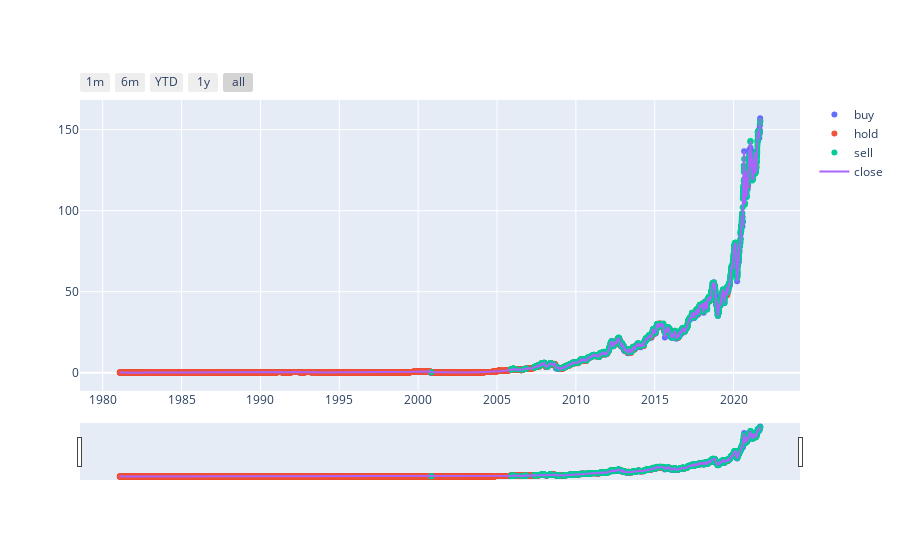

Notebook code cell kept with this figure:
### Markdown cell above
## First lets visualize how the Model places its buys holds and sells

### Code cell
import plotly.express as px
import pandas as pd
import numpy as np
import plotly.graph_objects as go

test_data = ModDataset('/home/felix/MLP_stockdata/yf_AAPL.pkl')
#Prepare for plotting
test_data.data['Date']=test_data.data['Date'].map(lambda x: dt.datetime.strptime(x,'%Y-%m-%dT00:00:00.000000000'))
#Make predictions
pred = model.predict(test_data.data.iloc[::,6:-3].to_numpy())


r=[]
g=[]
b=[]
for i in range(len(pred)):
    decision= get_index(pred[i]) #1Buy 2Hold 3Sell
    if decision==1: r.append([test_data.data['Date'].iloc[i],test_data.data['open'].iloc[i],'#7CFC00'])
    if decision==2: g.append([test_data.data['Date'].iloc[i],test_data.data['open'].iloc[i],'#1E90FF'])
    if decision==3: b.append([test_data.data['Date'].iloc[i],test_data.data['open'].iloc[i],'#DC143C'])
r = np.array(r,dtype=object).transpose()
g = np.array(g,dtype=object).transpose()
b = np.array(b,dtype=object).transpose()



fig = go.Figure()

fig.add_trace(go.Scatter(x=r[0],y=r[1],mode = 'markers',name='buy'))
fig.add_trace(go.Scatter(x=g[0],y=g[1],mode = 'markers',name='hold'))
fig.add_trace(go.Scatter(x=b[0],y=b[1],mode = 'markers',name='sell'))
fig.add_trace(go.Scatter(x=test_data.data['Date'],y=test_data.data['open'],mode = 'lines',name='close'))

fig.update_xaxes(
    rangeslider_visible=True,
    rangeselector=dict(
        buttons=list([
            dict(count=1, label="1m", step="month", stepmode="backward"),
            dict(count=6, label="6m", step="month", stepmode="backward"),
            dict(count=1, label="YTD", step="year", stepmode="todate"),
            dict(count=1, label="1y", step="year", stepmode="backward"),
            dict(step="all")
        ])
    )
)


fig.show()

### Figure 1 — Plotly figure (JSON) as saved in the notebook; plotly's stock layout.template omitted (floating-point values rounded to 4 significant figures; data arrays with more than 128 entries replaced by an {"elided": "..."} marker saying what was removed)
{"data": [{"mode": "markers", "name": "buy", "type": "scatter", "x": {"elided": "1748 str values"}, "y": {"elided": "1748 float values"}}, {"mode": "markers", "name": "hold", "type": "scatter", "x": {"elided": "7117 str values"}, "y": {"elided": "7117 float values"}}, {"mode": "markers", "name": "sell", "type": "scatter", "x": {"elided": "1376 str values"}, "y": {"elided": "1376 float values"}}, {"mode": "lines", "name": "close", "type": "scatter", "x": {"elided": "10241 str values"}, "y": {"elided": "10241 float values"}}], "layout": {"xaxis": {"rangeselector": {"buttons": [{"count": 1, "label": "1m", "step": "month", "stepmode": "backward"}, {"count": 6, "label": "6m", "step": "month", "stepmode": "backward"}, {"count": 1, "label": "YTD", "step": "year", "stepmode": "todate"}, {"count": 1, "label": "1y", "step": "year", "stepmode": "backward"}, {"step": "all"}]}, "rangeslider": {"visible": true}}}}
